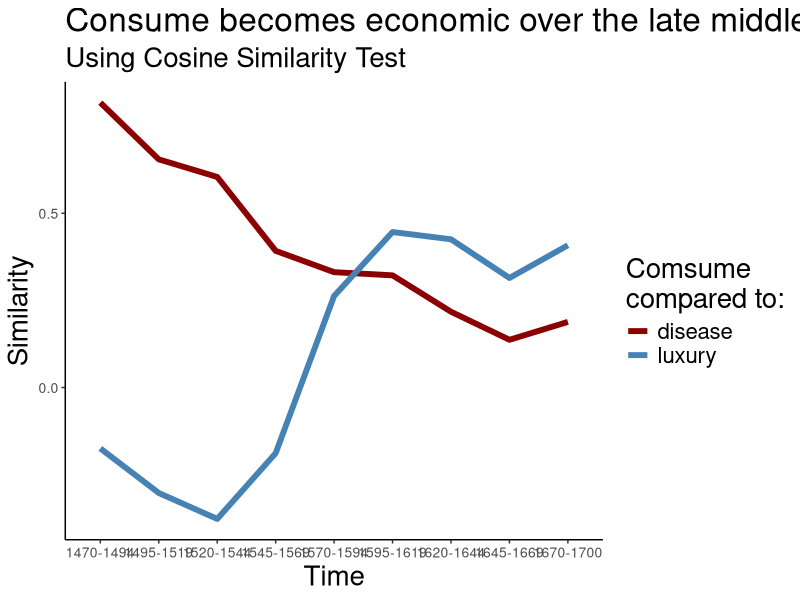
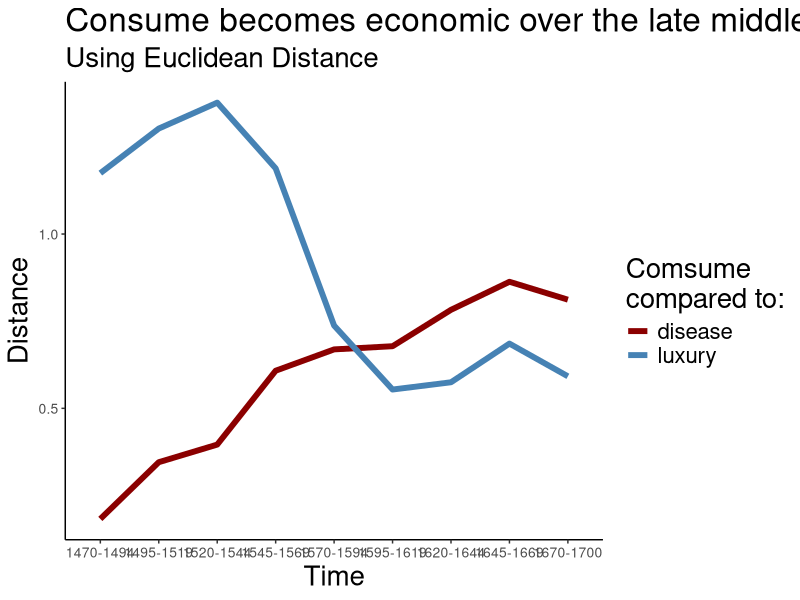

Here is the R script that generated these plots, in order:
## ---- chunk 1
knitr::opts_chunk$set(fig.width=12, fig.height=8, fig.path='Figs/',
                      echo=FALSE, warning=FALSE, message=FALSE)
## ---- chunk 2
library(tidyverse)
library(stringi)
## ---- chunk 3
df_similarity <- tibble(years=c("1470-1494", "1495-1519","1520-1544","1545-1569",
                "1570-1594","1595-1619","1620-1644","1645-1669",
                "1670-1700"),
                luxury=c(-0.17466319, -0.30258608, -0.37691566,
                      -0.18834212, 0.26263857, 0.44608718, 0.42523912, 
                      0.31434003, 0.40818825),
                disease=c(0.8172742, 0.65451854, 0.6040485, 0.39209074, 
                          0.33092698, 0.3218253, 0.21741053, 0.13698031, 
                          0.18832971))

df_similarity <- df_similarity %>%
  select(years, luxury, disease) %>%
  gather(key = "variable", value = "value", -years)
## ---- chunk 4
plot_without_labels <- ggplot(data=df_similarity, aes(x=years, group = 1)) +
  geom_line(aes(y = luxury), color = "darkred")+
  geom_line(aes(y = disease), color="steelblue")+ 
  scale_color_manual(values = c("darkred", "steelblue"))
## ---- chunk 5
cosine_plot <- ggplot(df_similarity, aes(x = years, y = value, group = variable)) + 
  geom_line(aes(color = variable), size = 2) + 
  scale_color_manual(values = c("darkred", "steelblue")) + 
  labs(
    title = "Consume becomes economic over the late middle ages",
    subtitle = "Using Cosine Similarity Test",
    x = "Time",
    y = "Similarity",
    color = "Comsume \ncompared to:"
  ) +
  theme_classic() +
  theme(text = element_text(size=20),
        axis.text=element_text(size=10))

cosine_plot
## ---- chunk 6
df_euclidean <- tibble(years=c("1470-1494", "1495-1519","1520-1544","1545-1569",
                "1570-1594","1595-1619","1620-1644","1645-1669",
                "1670-1700"),
                luxury=c(1.1746631860733032, 1.3025860786437988, 1.3769156634807587, 1.188342124223709, 0.7373614311218262, 0.5539128184318542, 0.5747608840465546, 0.6856599748134613, 0.5918117463588715),
                disease=c(0.18272578716278076, 0.3454814553260803, 0.395951509475708, 0.6079092621803284, 0.6690730154514313, 0.6781747043132782, 0.782589465379715, 0.8630196899175644, 0.8116702884435654))

euclidean_plot <- df_euclidean %>%
  select(years, luxury, disease) %>%
  gather(key = "variable", value = "value", -years) %>%
  ggplot(aes(x = years, y = value, group = variable)) + 
  geom_line(aes(color = variable), size = 2) + 
  scale_color_manual(values = c("darkred", "steelblue")) + 
  labs(
    title = "Consume becomes economic over the late middle ages",
    subtitle = "Using Euclidean Distance",
    x = "Time",
    y = "Distance",
    color = "Comsume \ncompared to:"
  ) +
  theme_classic() +
  theme(text = element_text(size=20),
        axis.text=element_text(size=10))

euclidean_plot
